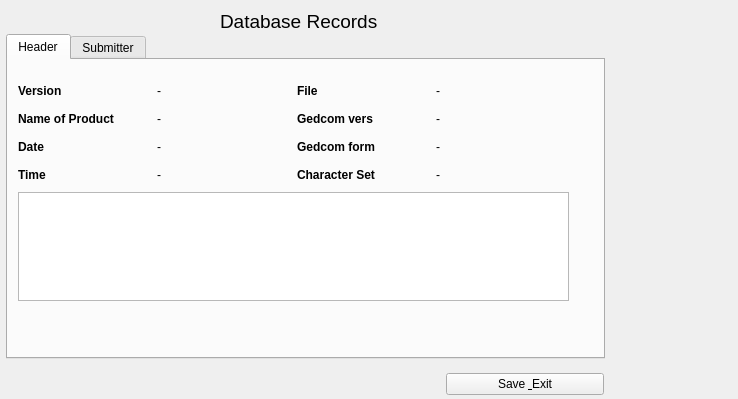
<?xml version="1.0" encoding="UTF-8"?>
<ui version="4.0">
 <class>uiHeaderDialog</class>
 <widget class="QWidget" name="uiHeaderDialog">
  <property name="geometry">
   <rect>
    <x>0</x>
    <y>0</y>
    <width>738</width>
    <height>399</height>
   </rect>
  </property>
  <property name="windowTitle">
   <string>Form</string>
  </property>
  <widget class="QLabel" name="label_54">
   <property name="geometry">
    <rect>
     <x>220</x>
     <y>9</y>
     <width>179</width>
     <height>24</height>
    </rect>
   </property>
   <property name="font">
    <font>
     <pointsize>14</pointsize>
    </font>
   </property>
   <property name="text">
    <string>Database Records</string>
   </property>
  </widget>
  <widget class="QTabWidget" name="uiRecords">
   <property name="geometry">
    <rect>
     <x>6</x>
     <y>34</y>
     <width>599</width>
     <height>325</height>
    </rect>
   </property>
   <property name="currentIndex">
    <number>0</number>
   </property>
   <widget class="QWidget" name="tabHeader">
    <attribute name="title">
     <string>Header</string>
    </attribute>
    <widget class="QWidget" name="uiLayoutGeometry">
     <property name="geometry">
      <rect>
       <x>10</x>
       <y>20</y>
       <width>551</width>
       <height>221</height>
      </rect>
     </property>
     <layout class="QGridLayout" name="gridHeader" rowstretch="1,1,1,1,5">
      <item row="0" column="0">
       <widget class="QLabel" name="label_2">
        <property name="font">
         <font>
          <weight>75</weight>
          <bold>true</bold>
         </font>
        </property>
        <property name="text">
         <string>Version</string>
        </property>
       </widget>
      </item>
      <item row="0" column="1">
       <widget class="QLabel" name="uiVersion">
        <property name="text">
         <string>-</string>
        </property>
       </widget>
      </item>
      <item row="0" column="2">
       <widget class="QLabel" name="label_19">
        <property name="font">
         <font>
          <weight>75</weight>
          <bold>true</bold>
         </font>
        </property>
        <property name="text">
         <string>File</string>
        </property>
       </widget>
      </item>
      <item row="0" column="3">
       <widget class="QLabel" name="uiFile">
        <property name="text">
         <string>-</string>
        </property>
       </widget>
      </item>
      <item row="1" column="0">
       <widget class="QLabel" name="label_3">
        <property name="font">
         <font>
          <weight>75</weight>
          <bold>true</bold>
         </font>
        </property>
        <property name="text">
         <string>Name of Product</string>
        </property>
       </widget>
      </item>
      <item row="1" column="1">
       <widget class="QLabel" name="uiProductName">
        <property name="text">
         <string>-</string>
        </property>
       </widget>
      </item>
      <item row="1" column="2">
       <widget class="QLabel" name="label_21">
        <property name="font">
         <font>
          <weight>75</weight>
          <bold>true</bold>
         </font>
        </property>
        <property name="text">
         <string>Gedcom vers</string>
        </property>
       </widget>
      </item>
      <item row="1" column="3">
       <widget class="QLabel" name="uiGedComVers">
        <property name="text">
         <string>-</string>
        </property>
       </widget>
      </item>
      <item row="2" column="0">
       <widget class="QLabel" name="label_15">
        <property name="font">
         <font>
          <weight>75</weight>
          <bold>true</bold>
         </font>
        </property>
        <property name="text">
         <string>Date</string>
        </property>
       </widget>
      </item>
      <item row="2" column="1">
       <widget class="QLabel" name="uiDate">
        <property name="text">
         <string>-</string>
        </property>
       </widget>
      </item>
      <item row="2" column="2">
       <widget class="QLabel" name="label_22">
        <property name="font">
         <font>
          <weight>75</weight>
          <bold>true</bold>
         </font>
        </property>
        <property name="text">
         <string>Gedcom form</string>
        </property>
       </widget>
      </item>
      <item row="2" column="3">
       <widget class="QLabel" name="uiGedComForm">
        <property name="text">
         <string>-</string>
        </property>
       </widget>
      </item>
      <item row="3" column="2">
       <widget class="QLabel" name="label_23">
        <property name="font">
         <font>
          <weight>75</weight>
          <bold>true</bold>
         </font>
        </property>
        <property name="text">
         <string>Character Set</string>
        </property>
       </widget>
      </item>
      <item row="3" column="3">
       <widget class="QLabel" name="uiCharSet">
        <property name="text">
         <string>-</string>
        </property>
       </widget>
      </item>
      <item row="3" column="0">
       <widget class="QLabel" name="label_16">
        <property name="font">
         <font>
          <weight>75</weight>
          <bold>true</bold>
         </font>
        </property>
        <property name="text">
         <string>Time</string>
        </property>
       </widget>
      </item>
      <item row="4" column="0" colspan="4">
       <widget class="QTextEdit" name="uiNotes"/>
      </item>
      <item row="3" column="1">
       <widget class="QLabel" name="uiTime">
        <property name="text">
         <string>-</string>
        </property>
       </widget>
      </item>
     </layout>
    </widget>
   </widget>
   <widget class="QWidget" name="tabSubmitter">
    <attribute name="title">
     <string>Submitter</string>
    </attribute>
    <widget class="QDateTimeEdit" name="uiSubmChanged">
     <property name="enabled">
      <bool>true</bool>
     </property>
     <property name="geometry">
      <rect>
       <x>30</x>
       <y>230</y>
       <width>194</width>
       <height>22</height>
      </rect>
     </property>
     <property name="frame">
      <bool>true</bool>
     </property>
     <property name="keyboardTracking">
      <bool>true</bool>
     </property>
    </widget>
    <widget class="QWidget" name="uiLayoutGeometry2">
     <property name="geometry">
      <rect>
       <x>31</x>
       <y>20</y>
       <width>513</width>
       <height>197</height>
      </rect>
     </property>
     <layout class="QGridLayout" name="gridSubmitter">
      <item row="0" column="0" colspan="2">
       <widget class="QLabel" name="label_57">
        <property name="text">
         <string>Name / Language</string>
        </property>
       </widget>
      </item>
      <item row="1" column="0" colspan="2">
       <widget class="QLabel" name="label_36">
        <property name="font">
         <font>
          <weight>50</weight>
          <bold>false</bold>
         </font>
        </property>
        <property name="text">
         <string>address line</string>
        </property>
       </widget>
      </item>
      <item row="1" column="2" colspan="2">
       <widget class="QLineEdit" name="uiSubmAddr"/>
      </item>
      <item row="2" column="0" colspan="2">
       <widget class="QLabel" name="label_52">
        <property name="font">
         <font>
          <weight>50</weight>
          <bold>false</bold>
         </font>
        </property>
        <property name="text">
         <string>address line 1</string>
        </property>
       </widget>
      </item>
      <item row="2" column="2" colspan="2">
       <widget class="QLineEdit" name="uiSubmAddr1"/>
      </item>
      <item row="3" column="0" colspan="2">
       <widget class="QLabel" name="label_51">
        <property name="font">
         <font>
          <weight>50</weight>
          <bold>false</bold>
         </font>
        </property>
        <property name="text">
         <string>address line 2</string>
        </property>
       </widget>
      </item>
      <item row="3" column="2" colspan="2">
       <widget class="QLineEdit" name="uiSubmAddr2"/>
      </item>
      <item row="4" column="0" colspan="2">
       <widget class="QLabel" name="label_50">
        <property name="font">
         <font>
          <weight>50</weight>
          <bold>false</bold>
         </font>
        </property>
        <property name="text">
         <string>PO / City</string>
        </property>
       </widget>
      </item>
      <item row="4" column="3">
       <widget class="QLineEdit" name="uiSubmCity"/>
      </item>
      <item row="5" column="0" colspan="2">
       <widget class="QLabel" name="label_55">
        <property name="font">
         <font>
          <weight>50</weight>
          <bold>false</bold>
         </font>
        </property>
        <property name="text">
         <string>State / Country</string>
        </property>
       </widget>
      </item>
      <item row="4" column="2">
       <widget class="QLineEdit" name="uiSubmPost"/>
      </item>
      <item row="5" column="2">
       <widget class="QLineEdit" name="uiSubmState"/>
      </item>
      <item row="5" column="3">
       <widget class="QLineEdit" name="uiSubmCountry"/>
      </item>
      <item row="0" column="2">
       <widget class="QLineEdit" name="uiSubmName"/>
      </item>
      <item row="0" column="3">
       <widget class="QLineEdit" name="uiSubmLang"/>
      </item>
     </layout>
    </widget>
   </widget>
  </widget>
  <widget class="QWidget" name="uiLayoutGeometry5">
   <property name="geometry">
    <rect>
     <x>446</x>
     <y>366</y>
     <width>158</width>
     <height>36</height>
    </rect>
   </property>
   <layout class="QHBoxLayout" name="horizontalLayout_2">
    <item>
     <widget class="QPushButton" name="uiExit">
      <property name="text">
       <string>Save &amp; Exit</string>
      </property>
     </widget>
    </item>
   </layout>
  </widget>
 </widget>
 <resources/>
 <connections/>
</ui>
